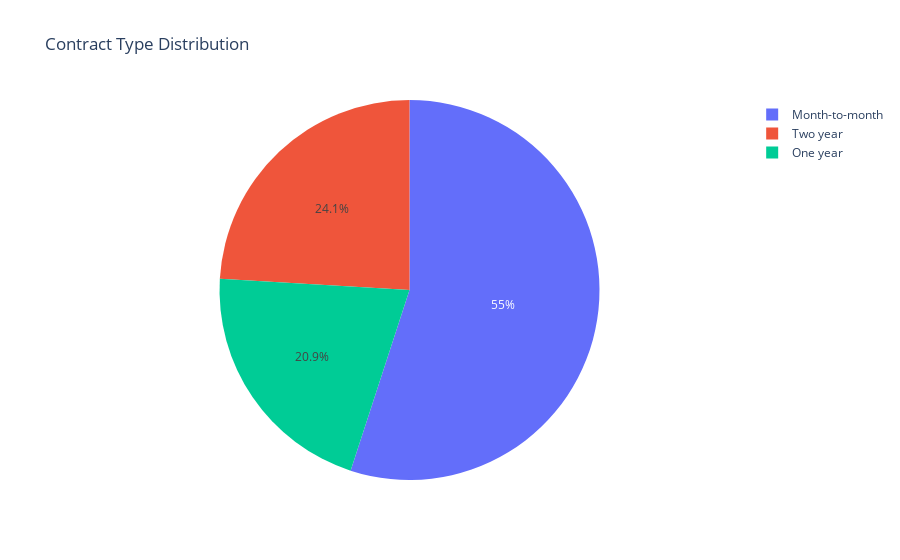

This figure's notebook cell:
### Code cell
import plotly.express as px

fig = px.pie(df, names='Contract', title='Contract Type Distribution')
fig.show()

### Figure 1 — Plotly figure (JSON) as saved in the notebook; plotly's stock layout.template omitted (floating-point values rounded to 4 significant figures; data arrays with more than 128 entries replaced by an {"elided": "..."} marker saying what was removed)
{"data": [{"domain": {"x": [0, 1], "y": [0, 1]}, "hovertemplate": "Contract=%{label}<extra></extra>", "labels": {"elided": "7043 str values"}, "legendgroup": "", "name": "", "showlegend": true, "type": "pie"}], "layout": {"legend": {"tracegroupgap": 0}, "title": {"text": "Contract Type Distribution"}}}
